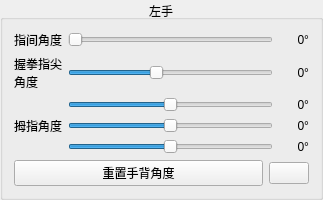
<?xml version="1.0" encoding="UTF-8"?>
<ui version="4.0">
 <class>h2FingerAdjustLockYawWidget</class>
 <widget class="QWidget" name="h2FingerAdjustLockYawWidget">
  <property name="enabled">
   <bool>true</bool>
  </property>
  <property name="geometry">
   <rect>
    <x>0</x>
    <y>0</y>
    <width>323</width>
    <height>188</height>
   </rect>
  </property>
  <property name="windowTitle">
   <string>h2FingerAdjustLockYawWidget</string>
  </property>
  <layout class="QHBoxLayout" name="horizontalLayout">
   <property name="spacing">
    <number>0</number>
   </property>
   <property name="leftMargin">
    <number>0</number>
   </property>
   <property name="topMargin">
    <number>0</number>
   </property>
   <property name="rightMargin">
    <number>0</number>
   </property>
   <property name="bottomMargin">
    <number>0</number>
   </property>
   <item>
    <widget class="QGroupBox" name="GBX_fingerAngleLockYaw">
     <property name="enabled">
      <bool>true</bool>
     </property>
     <property name="title">
      <string>左手</string>
     </property>
     <property name="alignment">
      <set>Qt::AlignCenter</set>
     </property>
     <layout class="QGridLayout" name="gridLayout_18">
      <property name="verticalSpacing">
       <number>6</number>
      </property>
      <item row="6" column="0" colspan="3">
       <layout class="QHBoxLayout" name="horizontalLayout_5">
        <item>
         <widget class="QPushButton" name="PB_rotResetLockYaw">
          <property name="enabled">
           <bool>true</bool>
          </property>
          <property name="text">
           <string>重置手背角度</string>
          </property>
         </widget>
        </item>
        <item>
         <widget class="QPushButton" name="PB_rotResetLockYaw_undo">
          <property name="sizePolicy">
           <sizepolicy hsizetype="Maximum" vsizetype="Fixed">
            <horstretch>0</horstretch>
            <verstretch>0</verstretch>
           </sizepolicy>
          </property>
          <property name="text">
           <string/>
          </property>
         </widget>
        </item>
       </layout>
      </item>
      <item row="0" column="0" colspan="3">
       <layout class="QGridLayout" name="gridLayout">
        <item row="0" column="1">
         <widget class="QSlider" name="HS_figureAngleStretch">
          <property name="sizePolicy">
           <sizepolicy hsizetype="Expanding" vsizetype="Fixed">
            <horstretch>0</horstretch>
            <verstretch>0</verstretch>
           </sizepolicy>
          </property>
          <property name="maximum">
           <number>30</number>
          </property>
          <property name="orientation">
           <enum>Qt::Horizontal</enum>
          </property>
         </widget>
        </item>
        <item row="3" column="2">
         <widget class="QLabel" name="LBL_thumbFigureAngleY">
          <property name="minimumSize">
           <size>
            <width>30</width>
            <height>0</height>
           </size>
          </property>
          <property name="text">
           <string>0°</string>
          </property>
          <property name="alignment">
           <set>Qt::AlignRight|Qt::AlignTrailing|Qt::AlignVCenter</set>
          </property>
         </widget>
        </item>
        <item row="0" column="2">
         <widget class="QLabel" name="LBL_figureAngleStretch">
          <property name="minimumSize">
           <size>
            <width>30</width>
            <height>0</height>
           </size>
          </property>
          <property name="text">
           <string>0°</string>
          </property>
          <property name="alignment">
           <set>Qt::AlignRight|Qt::AlignTrailing|Qt::AlignVCenter</set>
          </property>
         </widget>
        </item>
        <item row="1" column="0">
         <widget class="QLabel" name="LBL_figureAngleFist_hdr">
          <property name="text">
           <string>握拳指尖
角度</string>
          </property>
         </widget>
        </item>
        <item row="2" column="1">
         <widget class="QSlider" name="HS_thumbFigureAngleX">
          <property name="minimum">
           <number>-90</number>
          </property>
          <property name="maximum">
           <number>90</number>
          </property>
          <property name="orientation">
           <enum>Qt::Horizontal</enum>
          </property>
         </widget>
        </item>
        <item row="2" column="2">
         <widget class="QLabel" name="LBL_thumbFigureAngleX">
          <property name="minimumSize">
           <size>
            <width>30</width>
            <height>0</height>
           </size>
          </property>
          <property name="text">
           <string>0°</string>
          </property>
          <property name="alignment">
           <set>Qt::AlignRight|Qt::AlignTrailing|Qt::AlignVCenter</set>
          </property>
         </widget>
        </item>
        <item row="0" column="0">
         <widget class="QLabel" name="LBL_figureAngleStretch_hdr">
          <property name="sizePolicy">
           <sizepolicy hsizetype="Minimum" vsizetype="Preferred">
            <horstretch>0</horstretch>
            <verstretch>0</verstretch>
           </sizepolicy>
          </property>
          <property name="text">
           <string>指间角度</string>
          </property>
         </widget>
        </item>
        <item row="1" column="1">
         <widget class="QSlider" name="HS_figureAngleFist">
          <property name="minimum">
           <number>-15</number>
          </property>
          <property name="maximum">
           <number>20</number>
          </property>
          <property name="orientation">
           <enum>Qt::Horizontal</enum>
          </property>
         </widget>
        </item>
        <item row="1" column="2">
         <widget class="QLabel" name="LBL_figureAngleFist">
          <property name="minimumSize">
           <size>
            <width>30</width>
            <height>0</height>
           </size>
          </property>
          <property name="text">
           <string>0°</string>
          </property>
          <property name="alignment">
           <set>Qt::AlignRight|Qt::AlignTrailing|Qt::AlignVCenter</set>
          </property>
         </widget>
        </item>
        <item row="3" column="1">
         <widget class="QSlider" name="HS_thumbFigureAngleY">
          <property name="minimum">
           <number>-45</number>
          </property>
          <property name="maximum">
           <number>45</number>
          </property>
          <property name="value">
           <number>0</number>
          </property>
          <property name="orientation">
           <enum>Qt::Horizontal</enum>
          </property>
         </widget>
        </item>
        <item row="4" column="1">
         <widget class="QSlider" name="HS_thumbFigureAngleZ">
          <property name="minimum">
           <number>-90</number>
          </property>
          <property name="maximum">
           <number>90</number>
          </property>
          <property name="orientation">
           <enum>Qt::Horizontal</enum>
          </property>
         </widget>
        </item>
        <item row="4" column="2">
         <widget class="QLabel" name="LBL_thumbFigureAngleZ">
          <property name="minimumSize">
           <size>
            <width>30</width>
            <height>0</height>
           </size>
          </property>
          <property name="text">
           <string>0°</string>
          </property>
          <property name="alignment">
           <set>Qt::AlignRight|Qt::AlignTrailing|Qt::AlignVCenter</set>
          </property>
         </widget>
        </item>
        <item row="2" column="0" rowspan="3">
         <widget class="QLabel" name="LBL_thumbFigureAngle_hdr">
          <property name="text">
           <string>拇指角度</string>
          </property>
         </widget>
        </item>
       </layout>
      </item>
     </layout>
    </widget>
   </item>
  </layout>
 </widget>
 <layoutdefault spacing="6" margin="11"/>
 <resources/>
 <connections/>
</ui>
